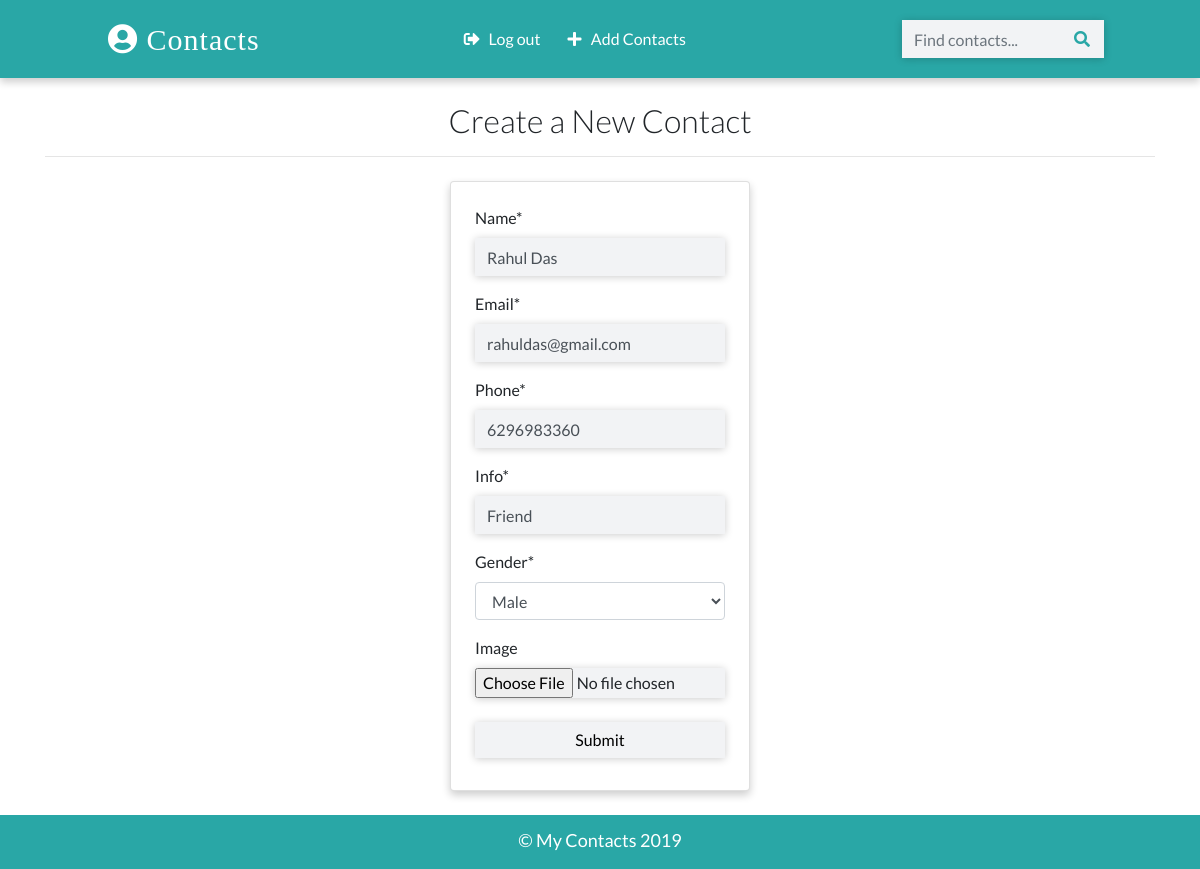
Page /contacts/update/4 (signed in) on the committed database.
### contactapp/models.py (models this page shows, shortened)
class Contact(models.Model):
    manager = models.ForeignKey(User, on_delete=models.CASCADE, default=None)
    name = models.CharField(max_length=20)
    email = models.EmailField(max_length=100)
    phone = models.IntegerField()
    info = models.CharField(max_length=30)
    gender = models.CharField(max_length=50, choices=(
        ('male','Male'),
        ('female','Female')
    ))
    image = models.ImageField(upload_to='images/',blank=True)
    date_added = models.DateTimeField(default=datetime.now)
    class Meta:
        ordering = ['-id']

### contactapp/views.py (the view, shortened to what this page needs)
# urls.py: path('contacts/update/<int:pk>',views.ContactUpdateView.as_view(), name="update"),
class ContactUpdateView(LoginRequiredMixin, UpdateView):
    model = Contact
    template_name = 'create.html'
    fields = ['name','email','phone','info','gender','image']

### templates/create.html (shortened to what this page needs)
{% extends 'base.html' %}
{% load crispy_forms_tags %}
{% block content %}
<div class="container">
    <h2 class="heading font-weight-light text-center">Create a New Contact</h2>
    <hr>
</div>
<div class="container w-25 card p-4 mt-4">
    <form action="" method="POST" enctype="multipart/form-data">
    {{form|crispy}}
    <input type="submit" value="Submit" style="color:black" class="w-100 text-blue text-center my-2 btn btn-info">
    </form>
</div>
{% endblock content %}

### static/css/main.css (style rules this page uses)
:root { --back: #29a7a6; --girl: #e64298; --boy: #2874dd; }
body { font-family: Lato, sans-serif; }
form { position: relative; }
input { border-radius: 0px !important; width: 250px; border: none !important; background-color: #f2f3f5 !important; box-shadow: 0 1px 8px 0 rgba(0, 0, 0, 0.2); }
.card { box-shadow: 0 4px 8px 0 rgba(0, 0, 0, 0.2); transition: 0.3s; min-width: 250px; box-sizing: border-box; }

### rows in the picture
Contact: name "Rahul Das", email "rahuldas@gmail.com", phone "6296983360", info "Friend", gender "Male"
